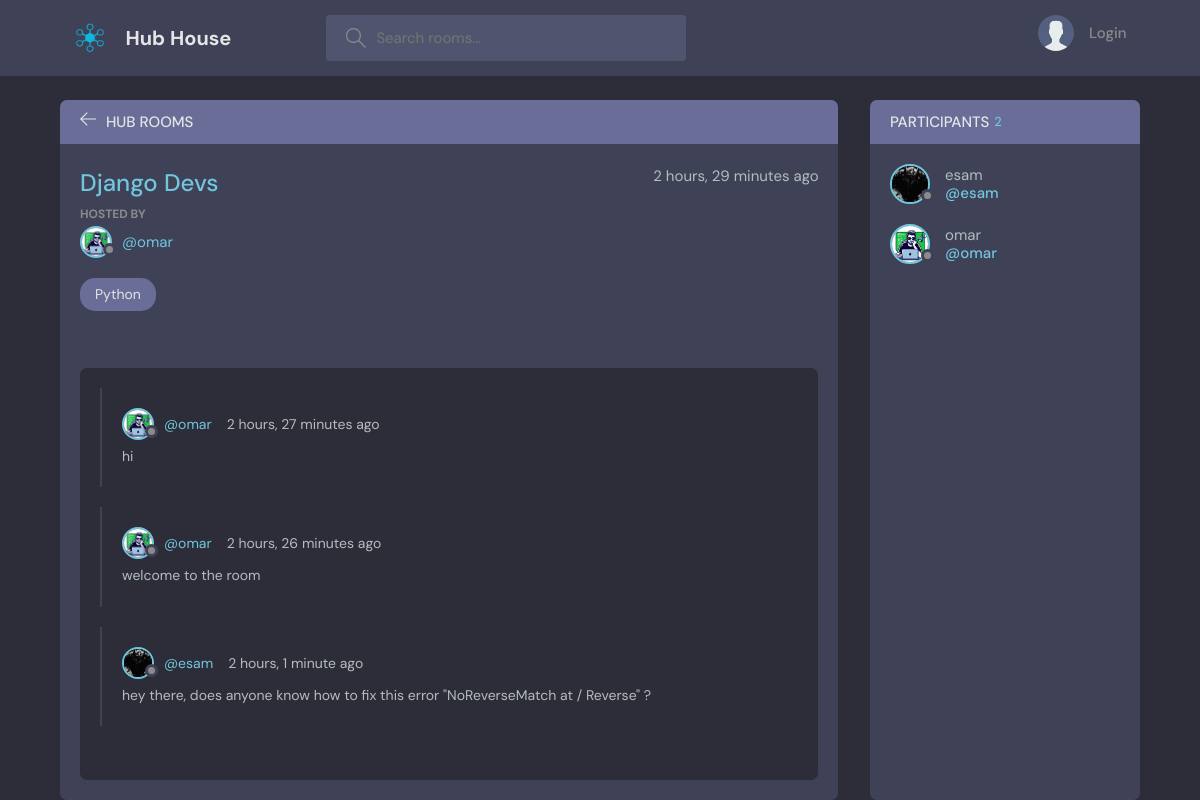
The page /room/fbc97e120cee4a0b845745b1953855ba/ on the database its author committed.
### base/models.py (models this page shows, shortened)
class Room(models.Model):
    id = models.UUIDField(primary_key=True, default=uuid.uuid4, editable=False)
    host = models.ForeignKey(User, on_delete=models.SET_NULL, null=True)
    topic = models.ForeignKey(Topic, on_delete=models.SET_NULL, null=True)
    name = models.CharField(max_length=100)
    participants = models.ManyToManyField(User, related_name='participants', blank=True)
    description = models.TextField(null=True, blank=True)
    updated = models.DateTimeField(auto_now=True) # everytime save method is called, django updates date-timefield
    created = models.DateTimeField(auto_now_add = True)
    class Meta:
        ordering = ['-updated', '-created']
    def __str__(self):
        return self.name

class User(AbstractUser):
    slug = models.SlugField(primary_key=True,unique=True, blank=True, editable=False)
    username = models.CharField(max_length=150, unique=True)
    name = models.CharField(max_length=250, null=True)
    email = models.EmailField(unique=True, null=True)
    bio = models.TextField(null=True)
    avatar = models.ImageField(null = True, default = "avatar.svg")
    USERNAME_FIELD = 'email'
    REQUIRED_FIELDS = [
    ]

class Topic(models.Model):
    name = models.CharField(max_length=200)
    def __str__(self):
        return self.name

class Message(models.Model):
    user = models.ForeignKey(User, on_delete=models.CASCADE, null=True)
    room = models.ForeignKey(Room, on_delete=models.CASCADE)
    body = models.TextField()
    updated = models.DateTimeField(auto_now=True)
    created = models.DateTimeField(auto_now_add = True)
    class Meta:
        ordering = ['-updated', '-created']
    def __str__(self):
        return self.body[0:50]

### base/views.py (the view, shortened to what this page needs)
# urls.py: path('room/<str:pk>/', views.room, name='room'),
def room(request, pk):
    room = Room.objects.get(id=pk)
    msgs = room.message_set.all().order_by('created')
    participants = room.participants.all()
    print(participants)
    context = {'room':room, 'msgs':msgs, 'participants':participants}
    print(context)
    return render(request, 'base/room.html', context)

### base/templates/base/room.html (shortened to what this page needs)
{% extends 'main.html' %}
{% block content %}
    <main class="profile-page layout layout--2">
      <div class="container">
        <div class="room">
          <div class="room__top">
            <div class="room__topLeft">
              <a href="{% url 'home' %}">
                <svg version="1.1" xmlns="http://www.w3.org/2000/svg" width="32" height="32" viewBox="0 0 32 32">
                  <title>arrow-left</title>
                  <path
                    d="M13.723 2.286l-13.723 13.714 13.719 13.714 1.616-1.611-10.96-10.96h27.625v-2.286h-27.625l10.965-10.965-1.616-1.607z"
                  ></path>
                </svg>
              </a>
              <h3>Hub Rooms</h3>
            </div>
          </div>
          <div class="room__box scroll">
            <div class="room__header scroll">
              <div class="room__info">
                <h3>{{room.name}}</h3>
                <span>{{room.created|timesince}} ago</span>
              </div>
              <div class="room__hosted">
                <p>Hosted By</p>
                <a href="{% url 'profile' room.host.slug %}" class="room__author">
                  <div class="avatar avatar--small">
                    <img src="{{room.host.avatar.url}}" />
                  </div>
                  <span>@{{room.host.username}}</span>
                </a>
              </div>
              <span class="room__topics">{{room.topic}}</span>
            </div>
            <div class="room__conversation">
              <div class="threads scroll">
                {% for msg in msgs %}
                <div class="thread">
                  <div class="thread__top">
                    <div class="thread__author">
                      <a href="{% url 'profile' msg.user.slug %}" class="thread__authorInfo">
                        <div class="avatar avatar--small">
                          <img src="{{msg.user.avatar.url}}" />
                        </div>
                        <span>@{{msg.user.username}}</span>
                      </a>
                      <span class="thread__date">{{msg.created|timesince}} ago</span>
                    </div>
                  </div>
                  <div class="thread__details">
                    {{msg.body}}
                  </div>
                </div>
                {% endfor %}
              </div>
            </div>
          </div>
        </div>
        <div class="participants">
          <h3 class="participants__top">Participants <span>{{participants.count}}</span></h3>
          <div class="participants__list scroll">
            {% for p in participants %}
            <a href="{% url 'profile' p.slug %}" class="participant">
              <div class="avatar avatar--medium">
                <img src="{{p.avatar.url}}" />
              </div>
              <p>
                {{p.username}}
                <span>@{{p.username}}</span>
              </p>
            </a>
            {% endfor %}
          </div>
        </div>
      </div>
    </main>
{% endblock content %}

### rows shown on the page
Room: name "Django Devs", created "2 hours, 29 minutes", host.avatar (picture), host.username "omar", topic "Python"
Message: user.avatar (picture), user.username "omar", created "2 hours, 27 minutes", body "hi"
Message: user.avatar (picture), user.username "omar", created "2 hours, 26 minutes", body "welcome to the room"
Message: user.avatar (picture), user.username "esam", created "2 hours, 1 minute", body "hey there, does anyone know how to fix this error \"NoReverseMatch at / Reverse\" ?"
User: avatar (picture), username "esam"
User: avatar (picture), username "omar"

### other values the page prints
{{ participants.count }} "2"
